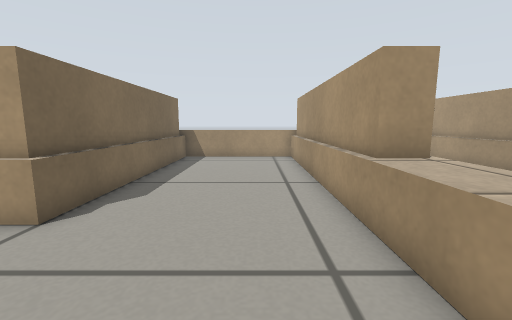
View 1 (above)

22 first-person views from a walk through a robot-simulator world made for Gazebo. The camera is 0.37 m above the floor, tilts 8° down and sees 90° across. The floor is counted in squares, 0.2 m on a side. Each view is taken from the middle of a square. On the plan, view 1 faces up. The plan holds only what a view shows up to about 15 squares ahead; the rest is blank.

View 2
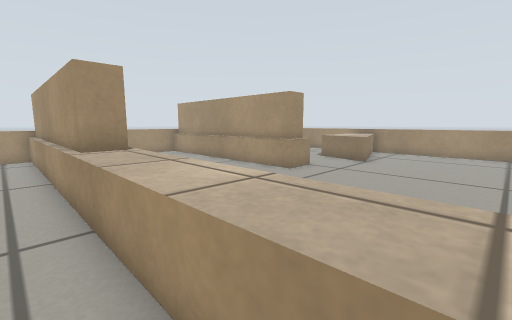

View 3
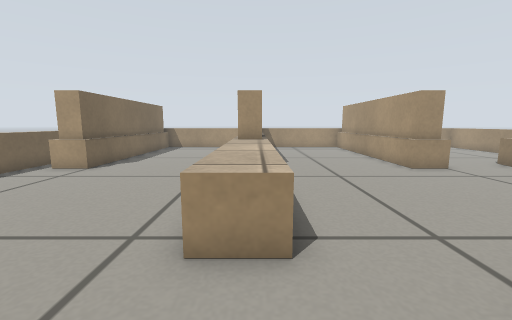

View 4
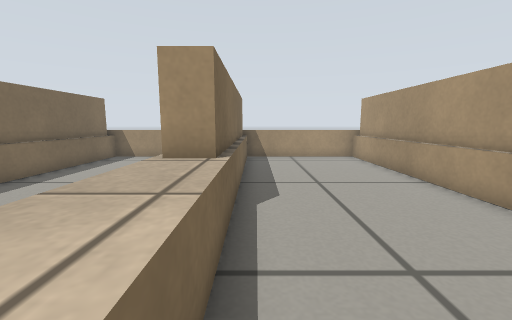

View 5
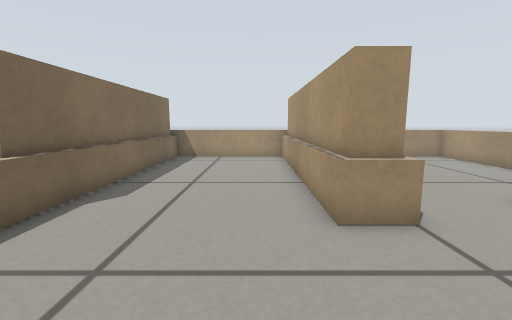

View 6
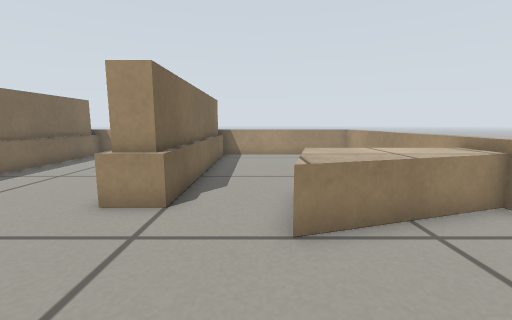

View 7
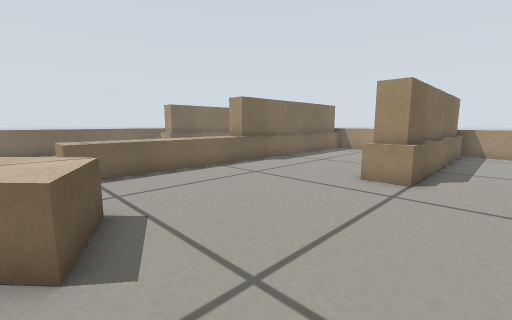

View 8
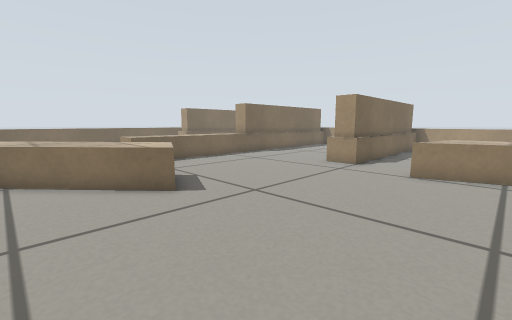

View 9
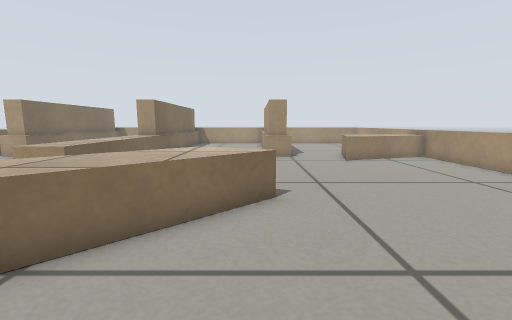

View 10
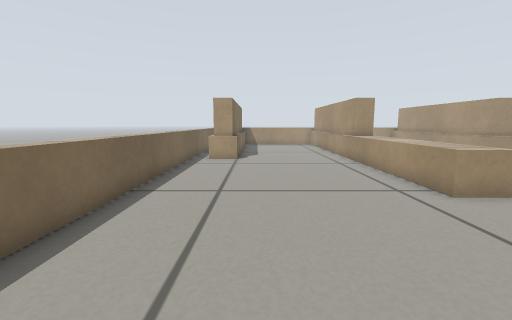

View 11
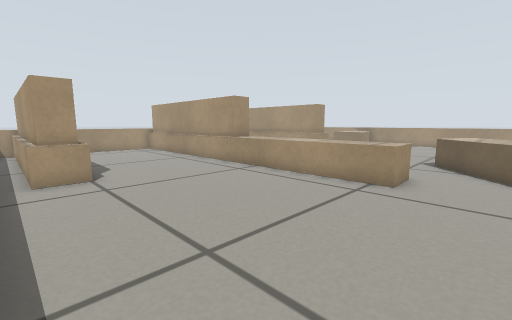

View 12
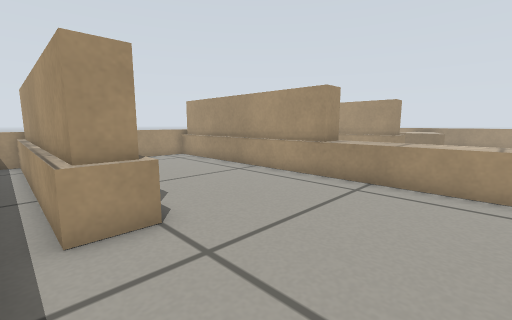

View 13
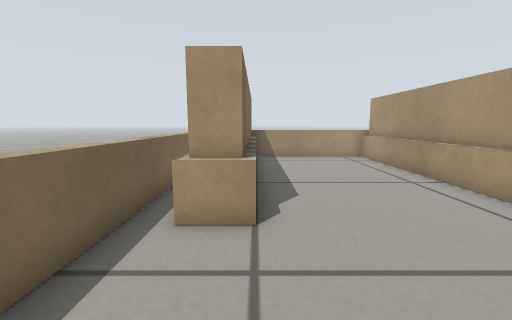

View 14
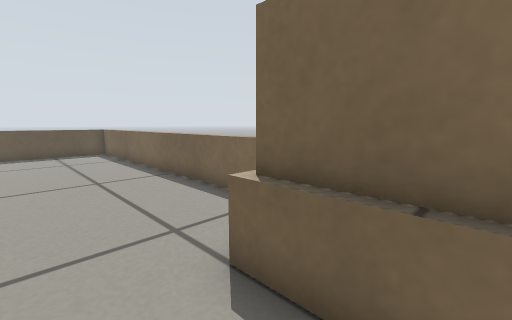

View 15
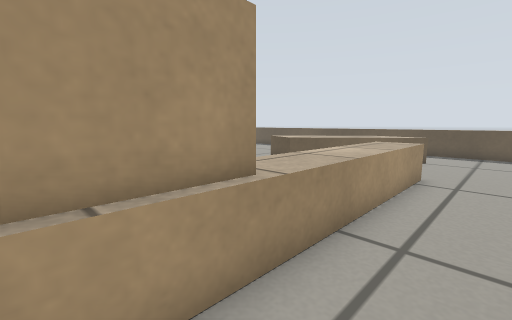

View 16
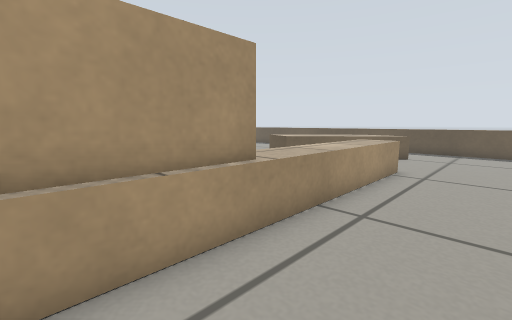

View 17
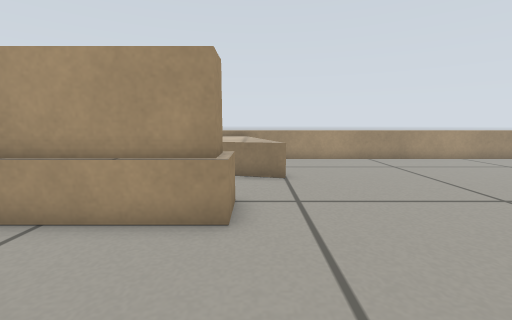

View 18
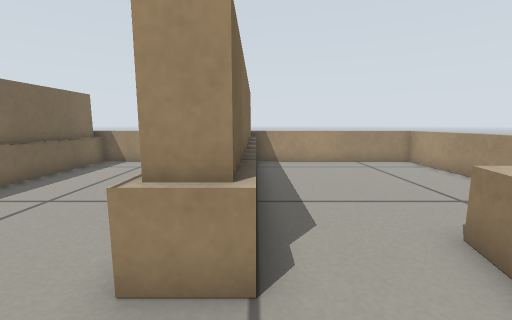

View 19
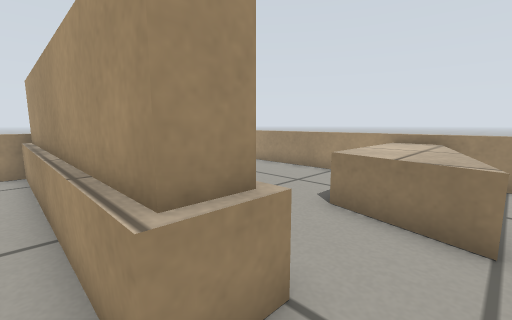

View 20
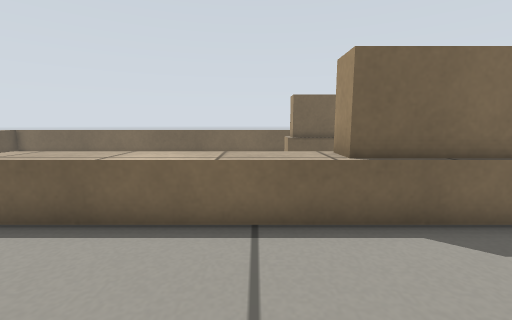

View 21
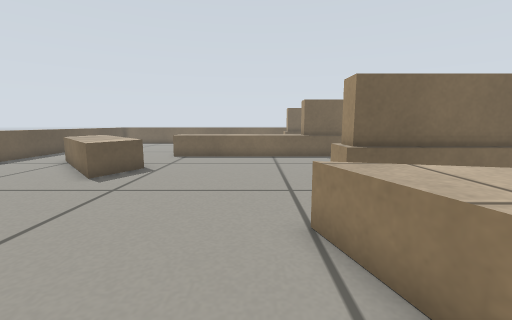

View 22
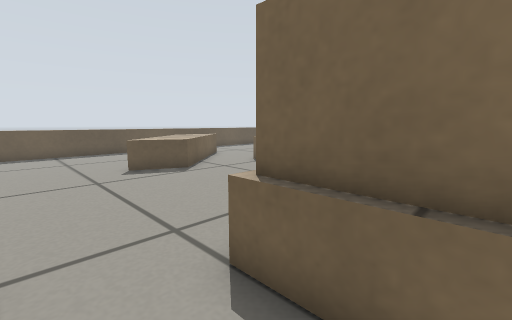

### Floor plan
Ten units are one square. View 1 is at (0, 0); x grows to the right and y downward. Boxes are objects, and circles mark ways between rooms. Rooms are numbered by the first view taken in them; rooms with no view inside come last. Other rooms are left out.
<svg viewBox="-70 -150 261 260">
<path fill="none" stroke="#000" d="M22 -47 22 -145M110 -47 98 -47 98 -145M33 -145 33 -47M-42 -145 -42 -47 -52 -47 -52 -145M27 70 74 27 95 37 53 75M111 -45 95 -45 95 -145 33 -145M91 105 131 105M186 -45 136 -30M35 -145 35 27 20 27 20 -145M22 -145 -42 -145M-65 -95 -65 105 56 105M185 96 185 -56M-40 -145 -40 -45 -55 -45 -55 -145M-52 -145 -61 -145M107 -145 107 -47M185 -56 185 -145 110 -145 110 -47M136 -30 144 -60"/>
<circle cx="125" cy="-45" r="3" fill="#2a7"/>
<text x="50" y="0">1</text>
<text x="150" y="-100">2</text>
</svg>
Room 1 opens to room 2.

Where each view was taken, in squares from view 1:
view 1: 0 up, 0 right, facing up
view 2: 2 down, 1 right, facing up-right
view 3: 6 down, 3 right, facing up
view 4: 0 up, 4 right, facing up
view 5: 0 up, 8 right, facing up
view 6: 1 down, 13 right, facing up
view 7: 4 down, 13 right, facing up-left
view 8: 7 down, 16 right, facing up-left
view 9: 10 down, 9 right, facing up
view 10: 9 down, 3 left, facing up
view 11: 5 down, 6 left, facing up-right
view 12: 0 up, 6 left, facing up-right
view 13: 0 up, 4 left, facing up
view 14: 7 up, 2 left, facing down-left
view 15: 7 up, 0 right, facing down-right
view 16: 8 up, 1 left, facing down-right
view 17: 4 up, 5 right, facing right
view 18: 2 up, 11 right, facing up
view 19: 3 up, 9 right, facing up-right
view 20: 3 up, 8 right, facing left
view 21: 2 up, 18 right, facing left
view 22: 7 up, 13 right, facing down-left
